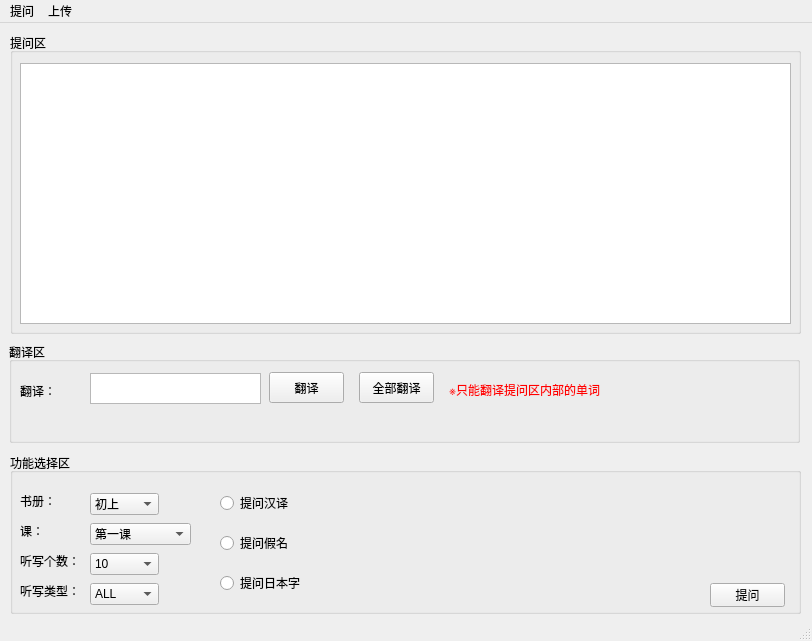
<?xml version="1.0" encoding="UTF-8"?>
<ui version="4.0">
 <class>MainWindow</class>
 <widget class="QMainWindow" name="MainWindow">
  <property name="enabled">
   <bool>true</bool>
  </property>
  <property name="geometry">
   <rect>
    <x>0</x>
    <y>0</y>
    <width>812</width>
    <height>641</height>
   </rect>
  </property>
  <property name="minimumSize">
   <size>
    <width>0</width>
    <height>600</height>
   </size>
  </property>
  <property name="windowTitle">
   <string>MainWindow</string>
  </property>
  <widget class="QWidget" name="centralwidget">
   <widget class="QListView" name="questionView">
    <property name="geometry">
     <rect>
      <x>20</x>
      <y>40</y>
      <width>771</width>
      <height>261</height>
     </rect>
    </property>
   </widget>
   <widget class="QRadioButton" name="chinaRadioButton">
    <property name="geometry">
     <rect>
      <x>220</x>
      <y>470</y>
      <width>89</width>
      <height>20</height>
     </rect>
    </property>
    <property name="text">
     <string>提问汉译</string>
    </property>
   </widget>
   <widget class="QRadioButton" name="kanaRadioButton">
    <property name="geometry">
     <rect>
      <x>220</x>
      <y>510</y>
      <width>89</width>
      <height>20</height>
     </rect>
    </property>
    <property name="text">
     <string>提问假名</string>
    </property>
   </widget>
   <widget class="QRadioButton" name="japanRadioButton">
    <property name="geometry">
     <rect>
      <x>220</x>
      <y>550</y>
      <width>89</width>
      <height>20</height>
     </rect>
    </property>
    <property name="text">
     <string>提问日本字</string>
    </property>
   </widget>
   <widget class="QComboBox" name="bookComboBox">
    <property name="geometry">
     <rect>
      <x>90</x>
      <y>470</y>
      <width>69</width>
      <height>22</height>
     </rect>
    </property>
    <property name="toolTip">
     <string>&lt;html&gt;&lt;head/&gt;&lt;body&gt;&lt;p&gt;&lt;br/&gt;&lt;/p&gt;&lt;/body&gt;&lt;/html&gt;</string>
    </property>
    <item>
     <property name="text">
      <string>初上</string>
     </property>
    </item>
    <item>
     <property name="text">
      <string>初下</string>
     </property>
    </item>
    <item>
     <property name="text">
      <string>中上</string>
     </property>
    </item>
    <item>
     <property name="text">
      <string>中下</string>
     </property>
    </item>
   </widget>
   <widget class="QComboBox" name="classComboBox">
    <property name="geometry">
     <rect>
      <x>90</x>
      <y>500</y>
      <width>101</width>
      <height>22</height>
     </rect>
    </property>
    <item>
     <property name="text">
      <string>第一课</string>
     </property>
    </item>
    <item>
     <property name="text">
      <string>第二课</string>
     </property>
    </item>
    <item>
     <property name="text">
      <string>第三课</string>
     </property>
    </item>
    <item>
     <property name="text">
      <string>第四课</string>
     </property>
    </item>
    <item>
     <property name="text">
      <string>第五课</string>
     </property>
    </item>
    <item>
     <property name="text">
      <string>第六课</string>
     </property>
    </item>
    <item>
     <property name="text">
      <string>第七课</string>
     </property>
    </item>
    <item>
     <property name="text">
      <string>第八课</string>
     </property>
    </item>
    <item>
     <property name="text">
      <string>第九课</string>
     </property>
    </item>
    <item>
     <property name="text">
      <string>第十课</string>
     </property>
    </item>
    <item>
     <property name="text">
      <string>第十一课</string>
     </property>
    </item>
    <item>
     <property name="text">
      <string>第十二课</string>
     </property>
    </item>
    <item>
     <property name="text">
      <string>第十三课</string>
     </property>
    </item>
    <item>
     <property name="text">
      <string>第十四课</string>
     </property>
    </item>
    <item>
     <property name="text">
      <string>第十五课</string>
     </property>
    </item>
    <item>
     <property name="text">
      <string>第十六课</string>
     </property>
    </item>
    <item>
     <property name="text">
      <string>第十七课</string>
     </property>
    </item>
    <item>
     <property name="text">
      <string>第十八课</string>
     </property>
    </item>
    <item>
     <property name="text">
      <string>第十九课</string>
     </property>
    </item>
    <item>
     <property name="text">
      <string>第二十课</string>
     </property>
    </item>
    <item>
     <property name="text">
      <string>第二十一课</string>
     </property>
    </item>
    <item>
     <property name="text">
      <string>第二十二课</string>
     </property>
    </item>
    <item>
     <property name="text">
      <string>第二十三课</string>
     </property>
    </item>
    <item>
     <property name="text">
      <string>第二十四课</string>
     </property>
    </item>
   </widget>
   <widget class="QComboBox" name="countComboBox">
    <property name="geometry">
     <rect>
      <x>90</x>
      <y>530</y>
      <width>69</width>
      <height>22</height>
     </rect>
    </property>
    <item>
     <property name="text">
      <string>10</string>
     </property>
    </item>
    <item>
     <property name="text">
      <string>15</string>
     </property>
    </item>
    <item>
     <property name="text">
      <string>20</string>
     </property>
    </item>
   </widget>
   <widget class="QLabel" name="book">
    <property name="geometry">
     <rect>
      <x>20</x>
      <y>470</y>
      <width>61</width>
      <height>16</height>
     </rect>
    </property>
    <property name="text">
     <string>书册：</string>
    </property>
   </widget>
   <widget class="QLabel" name="class_2">
    <property name="geometry">
     <rect>
      <x>20</x>
      <y>500</y>
      <width>61</width>
      <height>16</height>
     </rect>
    </property>
    <property name="text">
     <string>课：</string>
    </property>
   </widget>
   <widget class="QLabel" name="count">
    <property name="geometry">
     <rect>
      <x>20</x>
      <y>530</y>
      <width>61</width>
      <height>16</height>
     </rect>
    </property>
    <property name="text">
     <string>听写个数：</string>
    </property>
   </widget>
   <widget class="QTextEdit" name="translateText">
    <property name="geometry">
     <rect>
      <x>90</x>
      <y>350</y>
      <width>171</width>
      <height>31</height>
     </rect>
    </property>
   </widget>
   <widget class="QLabel" name="translate">
    <property name="geometry">
     <rect>
      <x>20</x>
      <y>360</y>
      <width>49</width>
      <height>16</height>
     </rect>
    </property>
    <property name="text">
     <string>翻译：</string>
    </property>
   </widget>
   <widget class="QGroupBox" name="groupBox">
    <property name="geometry">
     <rect>
      <x>10</x>
      <y>430</y>
      <width>791</width>
      <height>161</height>
     </rect>
    </property>
    <property name="styleSheet">
     <string notr="true">font: 700 12pt &quot;Yu Gothic UI&quot;;</string>
    </property>
    <property name="title">
     <string>功能选择区</string>
    </property>
    <widget class="QLabel" name="type">
     <property name="geometry">
      <rect>
       <x>10</x>
       <y>130</y>
       <width>61</width>
       <height>16</height>
      </rect>
     </property>
     <property name="styleSheet">
      <string notr="true">font: 9pt &quot;Yu Gothic UI&quot;;</string>
     </property>
     <property name="text">
      <string>听写类型：</string>
     </property>
    </widget>
    <widget class="QComboBox" name="typeComboBox">
     <property name="geometry">
      <rect>
       <x>80</x>
       <y>130</y>
       <width>69</width>
       <height>22</height>
      </rect>
     </property>
     <property name="styleSheet">
      <string notr="true">font: 9pt &quot;Yu Gothic UI&quot;;</string>
     </property>
     <item>
      <property name="text">
       <string>ALL</string>
      </property>
     </item>
     <item>
      <property name="text">
       <string>名词</string>
      </property>
     </item>
     <item>
      <property name="text">
       <string>动词</string>
      </property>
     </item>
     <item>
      <property name="text">
       <string>形容词</string>
      </property>
     </item>
     <item>
      <property name="text">
       <string>副词</string>
      </property>
     </item>
     <item>
      <property name="text">
       <string>短语</string>
      </property>
     </item>
    </widget>
    <widget class="QPushButton" name="questionButton">
     <property name="geometry">
      <rect>
       <x>700</x>
       <y>130</y>
       <width>75</width>
       <height>24</height>
      </rect>
     </property>
     <property name="minimumSize">
      <size>
       <width>75</width>
       <height>0</height>
      </size>
     </property>
     <property name="whatsThis">
      <string>&lt;html&gt;&lt;head/&gt;&lt;body&gt;&lt;p&gt;&lt;br/&gt;&lt;/p&gt;&lt;/body&gt;&lt;/html&gt;</string>
     </property>
     <property name="text">
      <string>提问</string>
     </property>
    </widget>
   </widget>
   <widget class="QGroupBox" name="groupBox_2">
    <property name="geometry">
     <rect>
      <x>9</x>
      <y>319</y>
      <width>791</width>
      <height>101</height>
     </rect>
    </property>
    <property name="styleSheet">
     <string notr="true">font: 700 12pt &quot;Yu Gothic UI&quot;;</string>
    </property>
    <property name="title">
     <string>翻译区</string>
    </property>
    <widget class="QLabel" name="label">
     <property name="geometry">
      <rect>
       <x>440</x>
       <y>40</y>
       <width>231</width>
       <height>16</height>
      </rect>
     </property>
     <property name="styleSheet">
      <string notr="true">color: rgb(255, 0, 0);
font: 9pt &quot;Yu Gothic UI&quot;;</string>
     </property>
     <property name="text">
      <string>※只能翻译提问区内部的单词</string>
     </property>
    </widget>
    <widget class="QPushButton" name="translateButton">
     <property name="geometry">
      <rect>
       <x>260</x>
       <y>30</y>
       <width>75</width>
       <height>31</height>
      </rect>
     </property>
     <property name="text">
      <string>翻译</string>
     </property>
    </widget>
    <widget class="QLabel" name="translate_value">
     <property name="geometry">
      <rect>
       <x>80</x>
       <y>70</y>
       <width>701</width>
       <height>21</height>
      </rect>
     </property>
     <property name="styleSheet">
      <string notr="true">font: 9pt &quot;Yu Gothic UI&quot;;</string>
     </property>
     <property name="text">
      <string/>
     </property>
    </widget>
    <widget class="QPushButton" name="translateAllButton">
     <property name="geometry">
      <rect>
       <x>350</x>
       <y>30</y>
       <width>75</width>
       <height>31</height>
      </rect>
     </property>
     <property name="text">
      <string>全部翻译</string>
     </property>
    </widget>
   </widget>
   <widget class="QGroupBox" name="groupBox_3">
    <property name="geometry">
     <rect>
      <x>10</x>
      <y>10</y>
      <width>791</width>
      <height>301</height>
     </rect>
    </property>
    <property name="styleSheet">
     <string notr="true">font: 700 12pt &quot;Yu Gothic UI&quot;;</string>
    </property>
    <property name="title">
     <string>提问区</string>
    </property>
   </widget>
   <zorder>groupBox_3</zorder>
   <zorder>groupBox_2</zorder>
   <zorder>groupBox</zorder>
   <zorder>bookComboBox</zorder>
   <zorder>questionView</zorder>
   <zorder>chinaRadioButton</zorder>
   <zorder>kanaRadioButton</zorder>
   <zorder>japanRadioButton</zorder>
   <zorder>classComboBox</zorder>
   <zorder>countComboBox</zorder>
   <zorder>book</zorder>
   <zorder>class_2</zorder>
   <zorder>count</zorder>
   <zorder>translateText</zorder>
   <zorder>translate</zorder>
  </widget>
  <widget class="QMenuBar" name="menubar">
   <property name="geometry">
    <rect>
     <x>0</x>
     <y>0</y>
     <width>812</width>
     <height>22</height>
    </rect>
   </property>
   <widget class="QMenu" name="menujp_word">
    <property name="title">
     <string>提问</string>
    </property>
   </widget>
   <widget class="QMenu" name="menuupload">
    <property name="title">
     <string>上传</string>
    </property>
   </widget>
   <addaction name="menujp_word"/>
   <addaction name="menuupload"/>
  </widget>
  <widget class="QStatusBar" name="statusbar"/>
 </widget>
 <resources/>
 <connections/>
</ui>
